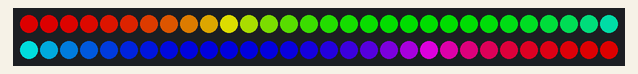
The sketch below on a simulated Arduino Uno, built with avr-gcc and run on an emulated ATmega328P. Parts: 60 RGB LEDs in strip order, left to right, continuing on the next row. Dim RGB values are drawn brighter than linear.

Above: at 0.08 s.
At 5.04 s:
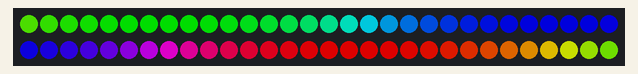
At 9.99 s:
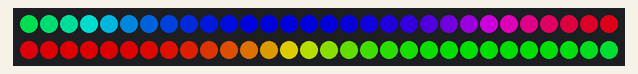
At 19.99 s:
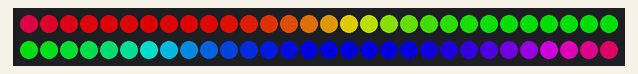
At 29.99 s:
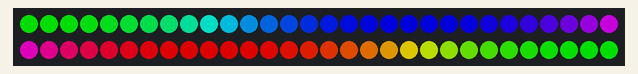
At 39.94 s:
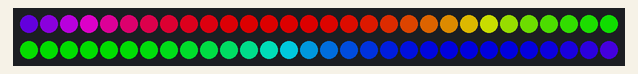

The sketch:

theaterChase.ino
```cpp
#include <Adafruit_NeoPixel.h>//burda hata alıyorsan kütüpanesini yükle
#ifdef __AVR__
#include <avr/power.h>
#endif
#define LED_PIN   11 //burası data pin
#define LED_COUNT 60 //buraya led sayısı yazılacak
Adafruit_NeoPixel strip(LED_COUNT, LED_PIN, NEO_GRB + NEO_KHZ800);

void setup() {
#if defined(__AVR_ATtiny85__) && (F_CPU == 16000000)
  clock_prescale_set(clock_div_1);
#endif
  strip.begin();
  strip.show();
  strip.setBrightness(150);

}

void loop() {
  rainbow(10);
  }

void theaterChase(uint32_t color, int wait) {
  for(int a=0; a<10; a++) {
    for(int b=0; b<3; b++) {
      strip.clear();

      for(int c=b; c<strip.numPixels(); c += 3) {
        strip.setPixelColor(c, color);
      }
      strip.show();
      delay(wait);
    }
  }
}

void rainbow(int wait) {

  for(long firstPixelHue = 0; firstPixelHue < 5*65536; firstPixelHue += 256) {
    for(int i=0; i<strip.numPixels(); i++) {
      int pixelHue = firstPixelHue + (i * 65536L / strip.numPixels());
      strip.setPixelColor(i, strip.gamma32(strip.ColorHSV(pixelHue)));
    }
    strip.show();
    delay(wait);
  }
}
```
